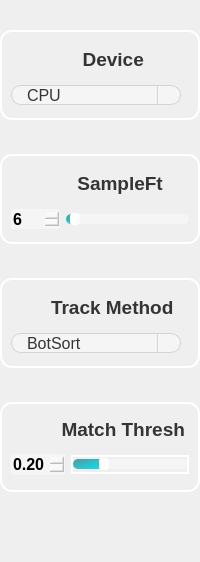
                 <widget class="QFrame" name="prm_page">
                  <property name="minimumSize">
                   <size>
                    <width>0</width>
                    <height>0</height>
                   </size>
                  </property>
                  <property name="maximumSize">
                   <size>
                    <width>0</width>
                    <height>16777215</height>
                   </size>
                  </property>
                  <property name="styleSheet">
                   <string notr="true">QFrame#extraRightBox{
background-color: qradialgradient(cx:0, cy:0, radius:1, fx:0.1, fy:0.1, stop:0 rgb(143, 175, 189),  stop:1 rgb(155, 138, 218));
border-top-left-radius:30px;
border-top-right-radius:0px;
border-bottom-right-radius:0px;
border-bottom-left-radius:30px;
}</string>
                  </property>
                  <property name="frameShape">
                   <enum>QFrame::NoFrame</enum>
                  </property>
                  <property name="frameShadow">
                   <enum>QFrame::Raised</enum>
                  </property>
                  <layout class="QVBoxLayout" name="verticalLayout_5">
                   <property name="spacing">
                    <number>34</number>
                   </property>
                   <property name="leftMargin">
                    <number>0</number>
                   </property>
                   <property name="topMargin">
                    <number>30</number>
                   </property>
                   <property name="rightMargin">
                    <number>0</number>
                   </property>
                   <property name="bottomMargin">
                    <number>30</number>
                   </property>
                   <item>
                    <widget class="QFrame" name="Device_Set">
                     <property name="minimumSize">
                      <size>
                       <width>200</width>
                       <height>90</height>
                      </size>
                     </property>
                     <property name="maximumSize">
                      <size>
                       <width>200</width>
                       <height>90</height>
                      </size>
                     </property>
                     <property name="styleSheet">
                      <string notr="true">QFrame#Device_Set{
border:2px solid rgb(255, 255, 255);
border-radius:12px;
}</string>
                     </property>
                     <property name="frameShape">
                      <enum>QFrame::StyledPanel</enum>
                     </property>
                     <property name="frameShadow">
                      <enum>QFrame::Raised</enum>
                     </property>
                     <layout class="QVBoxLayout" name="verticalLayout_12">
                      <item>
                       <widget class="QPushButton" name="pushButton_6">
                        <property name="minimumSize">
                         <size>
                          <width>0</width>
                          <height>30</height>
                         </size>
                        </property>
                        <property name="maximumSize">
                         <size>
                          <width>16777215</width>
                          <height>30</height>
                         </size>
                        </property>
                        <property name="font">
                         <font>
                          <family>Arial</family>
                          <pointsize>14</pointsize>
                          <bold>true</bold>
                         </font>
                        </property>
                        <property name="styleSheet">
                         <string notr="true">QPushButton{
background-repeat: no-repeat;
background-position: left center;
border: none;
border-left: 10px solid transparent;

text-align: left;
padding-left: 30px;
padding-bottom: 2px;
color: rgba(0, 0, 0, 199);
}</string>
                        </property>
                        <property name="text">
                         <string>      Device</string>
                        </property>
                        <property name="icon">
                         <iconset resource="resources.qrc">
                          <normaloff>:/icons_v2/images/icons_v2/apple.png</normaloff>:/icons_v2/images/icons_v2/apple.png</iconset>
                        </property>
                       </widget>
                      </item>
                      <item>
                       <widget class="QComboBox" name="device_box">
                        <property name="minimumSize">
                         <size>
                          <width>170</width>
                          <height>20</height>
                         </size>
                        </property>
                        <property name="maximumSize">
                         <size>
                          <width>170</width>
                          <height>20</height>
                         </size>
                        </property>
                        <property name="font">
                         <font>
                          <family>Arial</family>
                          <pointsize>12</pointsize>
                          <bold>false</bold>
                         </font>
                        </property>
                        <property name="styleSheet">
                         <string notr="true">QComboBox {
            background-color: rgba(255,255,255,90);
			color: rgba(0, 0, 0, 200);

            border: 1px solid lightgray;
            border-radius: 10px;
            padding-left: 15px;
        }
        
        QComboBox:on {
            border: 1px solid #63acfb;
        }

        QComboBox::drop-down {
            width: 22px;
            border-left: 1px solid lightgray;
            border-top-right-radius: 15px;
            border-bottom-right-radius: 15px;
        }
        
        QComboBox::drop-down:on {
            border-left: 1px solid #63acfb;
        }

        QComboBox::down-arrow {
            width: 16px;
            height: 16px;
            image: url(:/icons_v2/images/icons_v2/box_down.png);
        }

        QComboBox::down-arrow:on {
            image: url(:/icons_v2/images/icons_v2/box_up.png);
        }

        QComboBox QAbstractItemView {
            border: none;
            outline: none;
			padding: 10px;
            background-color: rgb(223, 188, 220);
        }


        QComboBox QScrollBar:vertical {
            width: 2px;
           background-color: rgba(255,255,255,150);
        }

        QComboBox QScrollBar::handle:vertical {
            background-color: rgba(255,255,255,90);
        }</string>
                        </property>
                        <item>
                         <property name="text">
                          <string>CPU</string>
                         </property>
                        </item>
                        <item>
                         <property name="text">
                          <string>GPU</string>
                         </property>
                        </item>
                       </widget>
                      </item>
                     </layout>
                    </widget>
                   </item>
                   <item>
                    <widget class="QFrame" name="Sample_Set">
                     <property name="minimumSize">
                      <size>
                       <width>200</width>
                       <height>90</height>
                      </size>
                     </property>
                     <property name="maximumSize">
                      <size>
                       <width>200</width>
                       <height>90</height>
                      </size>
                     </property>
                     <property name="font">
                      <font>
                       <pointsize>12</pointsize>
                       <bold>true</bold>
                      </font>
                     </property>
                     <property name="styleSheet">
                      <string notr="true">
QFrame#Sample_Set{
border:2px solid rgb(255, 255, 255);
border-radius:12px;
}</string>
                     </property>
                     <property name="frameShape">
                      <enum>QFrame::StyledPanel</enum>
                     </property>
                     <property name="frameShadow">
                      <enum>QFrame::Raised</enum>
                     </property>
                     <layout class="QGridLayout" name="gridLayout_7">
                      <item row="0" column="0" colspan="2">
                       <widget class="QPushButton" name="pushButton_7">
                        <property name="minimumSize">
                         <size>
                          <width>0</width>
                          <height>30</height>
                         </size>
                        </property>
                        <property name="maximumSize">
                         <size>
                          <width>16777215</width>
                          <height>30</height>
                         </size>
                        </property>
                        <property name="font">
                         <font>
                          <family>Arial</family>
                          <pointsize>14</pointsize>
                          <bold>true</bold>
                         </font>
                        </property>
                        <property name="styleSheet">
                         <string notr="true">QPushButton{
background-repeat: no-repeat;
background-position: left center;
border: none;
border-left: 10px solid transparent;

text-align: left;
padding-left: 30px;
padding-bottom: 2px;
color: rgba(0, 0, 0, 199);
}</string>
                        </property>
                        <property name="text">
                         <string>     SampleFt</string>
                        </property>
                        <property name="icon">
                         <iconset resource="resources.qrc">
                          <normaloff>:/icons_v2/images/icons_v2/score.png</normaloff>:/icons_v2/images/icons_v2/score.png</iconset>
                        </property>
                        <property name="iconSize">
                         <size>
                          <width>20</width>
                          <height>20</height>
                         </size>
                        </property>
                       </widget>
                      </item>
                      <item row="1" column="0">
                       <widget class="QSpinBox" name="sample_ft_spinbox">
                        <property name="minimumSize">
                         <size>
                          <width>0</width>
                          <height>20</height>
                         </size>
                        </property>
                        <property name="maximumSize">
                         <size>
                          <width>16777215</width>
                          <height>20</height>
                         </size>
                        </property>
                        <property name="font">
                         <font>
                          <family>Arial</family>
                          <pointsize>12</pointsize>
                          <italic>false</italic>
                          <bold>true</bold>
                         </font>
                        </property>
                        <property name="styleSheet">
                         <string notr="true">QSpinBox {
border: 0px solid lightgray;
border-radius: 2px;
background-color: rgba(255,255,255,90);

}
        
QSpinBox::up-button {
width: 10px;
height: 9px;
margin: 0px 3px 0px 0px;
border-image: url(:/icons_v2/images/icons_v2/box_up.png);
}
QSpinBox::up-button:pressed {
margin-top: 1px;
}
            
QSpinBox::down-button {
width: 10px;
height: 9px;
margin: 0px 3px 0px 0px;
border-image:url(:/icons_v2/images/icons_v2/box_down.png);
}
QSpinBox::down-button:pressed {
margin-bottom: 1px;
}</string>
                        </property>
                        <property name="minimum">
                         <number>1</number>
                        </property>
                        <property name="maximum">
                         <number>150</number>
                        </property>
                        <property name="value">
                         <number>6</number>
                        </property>
                       </widget>
                      </item>
                      <item row="1" column="1">
                       <widget class="QSlider" name="sample_ft_slider">
                        <property name="minimumSize">
                         <size>
                          <width>0</width>
                          <height>20</height>
                         </size>
                        </property>
                        <property name="maximumSize">
                         <size>
                          <width>16777215</width>
                          <height>20</height>
                         </size>
                        </property>
                        <property name="font">
                         <font>
                          <family>Arial</family>
                         </font>
                        </property>
                        <property name="styleSheet">
                         <string notr="true">QSlider::groove:horizontal {
border: none;
height: 10px;
background-color: rgba(255,255,255,90);
border-radius: 5px;
}

QSlider::handle:horizontal {
width: 10px;
margin: -1px 0px -1px 0px;
border-radius: 3px;
background-color: white;
}

QSlider::sub-page:horizontal {
background-color: qlineargradient(x1:0, y1:0, x2:1, y2:1, stop:0 #59969b, stop:1 #04e7fa);
border-radius: 5px;
}</string>
                        </property>
                        <property name="minimum">
                         <number>1</number>
                        </property>
                        <property name="maximum">
                         <number>150</number>
                        </property>
                        <property name="value">
                         <number>6</number>
                        </property>
                        <property name="orientation">
                         <enum>Qt::Horizontal</enum>
                        </property>
                       </widget>
                      </item>
                     </layout>
                    </widget>
                   </item>
                   <item>
                    <widget class="QFrame" name="Model_Set">
                     <property name="minimumSize">
                      <size>
                       <width>200</width>
                       <height>90</height>
                      </size>
                     </property>
                     <property name="maximumSize">
                      <size>
                       <width>200</width>
                       <height>90</height>
                      </size>
                     </property>
                     <property name="styleSheet">
                      <string notr="true">QFrame#Model_Set{
border:2px solid rgb(255, 255, 255);
border-radius:12px;
}
</string>
                     </property>
                     <property name="frameShape">
                      <enum>QFrame::StyledPanel</enum>
                     </property>
                     <property name="frameShadow">
                      <enum>QFrame::Raised</enum>
                     </property>
                     <layout class="QVBoxLayout" name="verticalLayout_14">
                      <item>
                       <widget class="QPushButton" name="pushButton_8">
                        <property name="minimumSize">
                         <size>
                          <width>0</width>
                          <height>30</height>
                         </size>
                        </property>
                        <property name="maximumSize">
                         <size>
                          <width>16777215</width>
                          <height>30</height>
                         </size>
                        </property>
                        <property name="font">
                         <font>
                          <family>Arial</family>
                          <pointsize>14</pointsize>
                          <bold>true</bold>
                         </font>
                        </property>
                        <property name="styleSheet">
                         <string notr="true">QPushButton{
background-repeat: no-repeat;
background-position: left center;
border: none;
border-left: 10px solid transparent;

text-align: left;
padding-left: 30px;
padding-bottom: 2px;
color: rgba(0, 0, 0, 199);

}</string>
                        </property>
                        <property name="text">
                         <string>Track Method</string>
                        </property>
                        <property name="icon">
                         <iconset resource="resources.qrc">
                          <normaloff>:/icons_v2/images/icons_v2/motion-sensor.png</normaloff>:/icons_v2/images/icons_v2/motion-sensor.png</iconset>
                        </property>
                        <property name="iconSize">
                         <size>
                          <width>20</width>
                          <height>20</height>
                         </size>
                        </property>
                       </widget>
                      </item>
                      <item>
                       <widget class="QComboBox" name="model_box">
                        <property name="minimumSize">
                         <size>
                          <width>170</width>
                          <height>20</height>
                         </size>
                        </property>
                        <property name="maximumSize">
                         <size>
                          <width>170</width>
                          <height>20</height>
                         </size>
                        </property>
                        <property name="font">
                         <font>
                          <family>Arial</family>
                          <pointsize>12</pointsize>
                         </font>
                        </property>
                        <property name="styleSheet">
                         <string notr="true">QComboBox {
            background-color: rgba(255,255,255,90);
			color: rgba(0, 0, 0, 200);
            border: 1px solid lightgray;
            border-radius: 10px;
            padding-left: 15px;
        }
        
        QComboBox:on {
            border: 1px solid #63acfb;
        }

        QComboBox::drop-down {
            width: 22px;
            border-left: 1px solid lightgray;
            border-top-right-radius: 15px;
            border-bottom-right-radius: 15px;
        }
        
        QComboBox::drop-down:on {
            border-left: 1px solid #63acfb;
        }

        QComboBox::down-arrow {
            width: 16px;
            height: 16px;
            image: url(:/icons_v2/images/icons_v2/box_down.png);
        }

        QComboBox::down-arrow:on {
            image: url(:/icons_v2/images/icons_v2/box_up.png);
        }

        QComboBox QAbstractItemView {
            border: none;
            outline: none;
			padding: 10px;
            background-color: rgb(223, 188, 220);
        }


        QComboBox QScrollBar:vertical {
            width: 2px;
           background-color: rgba(255,255,255,150);
        }

        QComboBox QScrollBar::handle:vertical {
            background-color: rgba(255,255,255,90);
        }</string>
                        </property>
                        <item>
                         <property name="text">
                          <string>BotSort</string>
                         </property>
                        </item>
                        <item>
                         <property name="text">
                          <string>ByteTrack</string>
                         </property>
                        </item>
                       </widget>
                      </item>
                     </layout>
                    </widget>
                   </item>
                   <item>
                    <widget class="QFrame" name="Thres_Set">
                     <property name="sizePolicy">
                      <sizepolicy hsizetype="Preferred" vsizetype="Preferred">
                       <horstretch>200</horstretch>
                       <verstretch>90</verstretch>
                      </sizepolicy>
                     </property>
                     <property name="minimumSize">
                      <size>
                       <width>200</width>
                       <height>90</height>
                      </size>
                     </property>
                     <property name="maximumSize">
                      <size>
                       <width>200</width>
                       <height>90</height>
                      </size>
                     </property>
                     <property name="styleSheet">
                      <string notr="true">border:2px solid rgb(255, 255, 255);
border-radius:12px;</string>
                     </property>
                     <property name="frameShape">
                      <enum>QFrame::StyledPanel</enum>
                     </property>
                     <property name="frameShadow">
                      <enum>QFrame::Raised</enum>
                     </property>
                     <layout class="QGridLayout" name="gridLayout_8">
                      <item row="1" column="1">
                       <widget class="QSlider" name="thresh_slider">
                        <property name="font">
                         <font>
                          <family>Arial</family>
                         </font>
                        </property>
                        <property name="styleSheet">
                         <string notr="true">QSlider::groove:horizontal {
border: none;
height: 10px;
background-color: rgba(255,255,255,90);
border-radius: 5px;
}

QSlider::handle:horizontal {
width: 10px;
margin: -1px 0px -1px 0px;
border-radius: 3px;
background-color: white;
}

QSlider::sub-page:horizontal {
background-color: qlineargradient(x1:0, y1:0, x2:1, y2:1, stop:0 #59969b, stop:1 #04e7fa);
border-radius: 5px;
}</string>
                        </property>
                        <property name="minimum">
                         <number>10</number>
                        </property>
                        <property name="maximum">
                         <number>50</number>
                        </property>
                        <property name="singleStep">
                         <number>1</number>
                        </property>
                        <property name="value">
                         <number>20</number>
                        </property>
                        <property name="orientation">
                         <enum>Qt::Horizontal</enum>
                        </property>
                       </widget>
                      </item>
                      <item row="1" column="0">
                       <widget class="QDoubleSpinBox" name="thresh_spinbox">
                        <property name="font">
                         <font>
                          <family>Arial</family>
                          <pointsize>12</pointsize>
                          <bold>true</bold>
                         </font>
                        </property>
                        <property name="styleSheet">
                         <string notr="true">QDoubleSpinBox {
border: 0px solid lightgray;
border-radius: 2px;
background-color: rgba(255,255,255,90);

}
        
QDoubleSpinBox::up-button {
width: 10px;
height: 9px;
margin: 0px 3px 0px 0px;
border-image: url(:/icons_v2/images/icons_v2/box_up.png);
}
QDoubleSpinBox::up-button:pressed {
margin-top: 1px;
}
            
QDoubleSpinBox::down-button {
width: 10px;
height: 9px;
margin: 0px 3px 0px 0px;
border-image:url(:/icons_v2/images/icons_v2/box_down.png);
}
QDoubleSpinBox::down-button:pressed {
margin-bottom: 1px;
}</string>
                        </property>
                        <property name="minimum">
                         <double>0.100000000000000</double>
                        </property>
                        <property name="maximum">
                         <double>0.500000000000000</double>
                        </property>
                        <property name="singleStep">
                         <double>0.010000000000000</double>
                        </property>
                        <property name="value">
                         <double>0.200000000000000</double>
                        </property>
                       </widget>
                      </item>
                      <item row="0" column="0" colspan="2">
                       <widget class="QPushButton" name="pushButton">
                        <property name="font">
                         <font>
                          <family>Arial</family>
                          <pointsize>14</pointsize>
                          <bold>true</bold>
                         </font>
                        </property>
                        <property name="styleSheet">
                         <string notr="true">QPushButton{
background-repeat: no-repeat;
background-position: left center;
border: none;
border-left: 10px solid transparent;

text-align: left;
padding-left: 30px;
padding-bottom: 2px;
color: rgba(0, 0, 0, 199);

}</string>
                        </property>
                        <property name="text">
                         <string>  Match Thresh</string>
                        </property>
                        <property name="icon">
                         <iconset resource="resources.qrc">
                          <normaloff>:/icons_v2/images/icons_v2/face-scanner.png</normaloff>:/icons_v2/images/icons_v2/face-scanner.png</iconset>
                        </property>
                       </widget>
                      </item>
                     </layout>
                    </widget>
                   </item>
                   <item>
                    <spacer name="verticalSpacer">
                     <property name="orientation">
                      <enum>Qt::Vertical</enum>
                     </property>
                     <property name="sizeHint" stdset="0">
                      <size>
                       <width>20</width>
                       <height>40</height>
                      </size>
                     </property>
                    </spacer>
                   </item>
                  </layout>
                 </widget>
